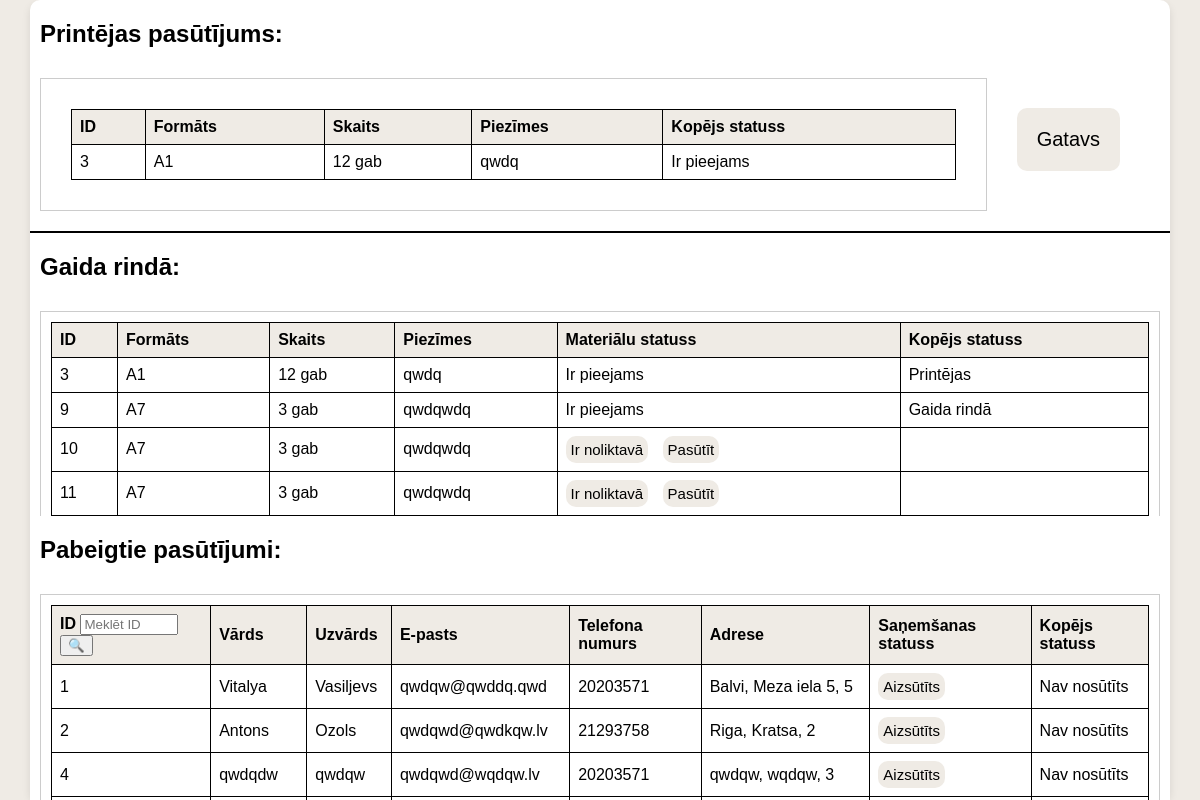
The app's page /adminmain with its own data.
### app/model.py (models this page shows, shortened)
class Pasutijums(db.Model):
    __tablename__ = 'pasutijums'
    id = db.Column(db.Integer, primary_key=True, autoincrement=True)  # Добавьте autoincrement=True
    vards = db.Column(db.String(50), nullable=False)
    uzvards = db.Column(db.String(50), nullable=False)
    TelefonaNumurs = db.Column(db.String(20), nullable=False)
    epasts = db.Column(db.String(120), nullable=False)
    PiegadesAdrese = db.Column(db.String(255), nullable=False)
    izmers = db.Column(db.String(50), nullable=False)
    daudzums = db.Column(db.Integer, nullable=False)
    komentari = db.Column(db.Text)
    materiala_statuss = db.Column(db.String(50))
    FailaAugšupielāde = db.Column(db.String(255))
    IzveidotsLaiks = db.Column(db.TIMESTAMP, default=db.func.current_timestamp())
    kopejais_statuss = db.Column(db.String(50))
    sanemsanas_statuss = db.Column(db.String(50))

### app/routes.py (the view)
@app.route('/adminmain')
def adminmain():
    all_orders = Pasutijums.query.filter(Pasutijums.materiala_statuss.isnot('Gaida piegādi')).all()
    available_order = (
        Pasutijums.query.filter_by(materiala_statuss='Ir pieejams').first()
    )
    wait_del = Pasutijums.query.filter_by(materiala_statuss='Gaida piegādi')
    return render_template(
        'adminmain.html',
        orders=all_orders,
        available_order=available_order,
        wait_del=wait_del,
    )

### app/templates/adminmain.html (shortened to what this page needs)
<!DOCTYPE html>
<html lang="en">
<head>
    <link rel="stylesheet" href="{{ url_for('static', filename='css/adminmain_css.css') }}">
</head>
</head>
<body>
<div class="container">
    <h2>Printējas pasūtījums:</h2>
    <div class="header">
        <div class="order1">
            <table>
                <thead>
                    <tr>
                        <th>ID</th>
                        <th>Formāts</th>
                        <th>Skaits</th>
                        <th>Piezīmes</th>
                        <th>Kopējs statuss</th>
                    </tr>
                </thead>
                <tbody>
                {% if available_order %}
                <tr>
                    <td>{{ available_order.id }}</td>
                    <td>{{ available_order.izmers }}</td>
                    <td>{{ available_order.daudzums }} gab</td>
                    <td>{{ available_order.komentari or "Nav piezīmju" }}</td>
                    <td>Ir pieejams</td>
                </tr>
                {% else %}
                <tr>
                    <td colspan="6">Nav pasūtījumu ar statusu "Ir pieejams".</td>
                </tr>
                {% endif %}
            </tbody>
            </table>
        </div>
        <button class="button" data-id="{{ available_order.id }}" onclick="nakamais_pasutijums(this)">Gatavs</button>
    </div>
    <div class="divider"></div>
    <h2>Gaida rindā: </h2>
    <div class="content">
        <div class="order">
            <table>
                <thead>
                    <tr>
                        <th>ID</th>
                        <th>Formāts</th>
                        <th>Skaits</th>
                        <th>Piezīmes</th>
                        <th>Materiālu statuss</th>
                        <th>Kopējs statuss</th>
                    </tr>
                </thead>
                <tbody>
                    {% for order in orders %}
                    <tr>
                        <td>{{ order.id }}</td>
                        <td>{{ order.izmers }}</td>
                        <td>{{ order.daudzums }} gab</td>
                        <td>{{ order.komentari or "Nav piezīmju" }}</td>
                        <td>
                            {% if order.materiala_statuss == 'Ir pieejams' %}
                            Ir pieejams
                            {% elif order.materiala_statuss == 'Pasūtīts' %}
                            Pasūtīts
                            <button class="button_mater" onclick="sanemts_f(this)">Saņemts</button>
                            {% else %}
                            <button class="button_mater" onclick="poga_pieejams(this)">Ir noliktavā</button>
                            <button class="button_mater" onclick="order(this)">Pasūtīt</button>
                            {% endif %}
                        </td>
                        <td id="kopejais_stat">
                            {% if order.id ==  available_order.id %}
                                Printējas
                            {% elif order.materiala_statuss == 'Ir pieejams' %}
                                Gaida rindā
                            {% elif order.materiala_statuss == 'Pasūtīts' %}
                                Gaida materiālu piegādi
                            {% endif %}
                        </td>
                    </tr>
                    {% endfor %}
                </tbody>
            </table>
        </div>
    </div>
    <h2>Pabeigtie pasūtījumi:</h2>
    <div class="content">
        <div class="order">
            <table id="completedOrdersTable">
                <thead>
                    <tr>
                        <th>ID
                            <input type="text" id="searchId" placeholder="Meklēt ID" style="width: 90px;">
                            <button onclick="filterById()">🔍</button>
                        </th>
                        <th>Vārds</th>
                        <th>Uzvārds</th>
                        <th>E-pasts</th>
                        <th>Telefona numurs</th>
                        <th>Adrese</th>
                        <th>Saņemšanas statuss</th>
                        <th>Kopējs statuss</th>
                    </tr>
                </thead>
                <tbody>
                    {% for wait_del in wait_del %}
                    <tr>
                        <td>{{ wait_del.id }}</td>
                        <td>{{ wait_del.vards }}</td>
                        <td>{{ wait_del.uzvards }}</td>
                        <td>{{ wait_del.epasts }}</td>
                        <td>{{ wait_del.TelefonaNumurs }}</td>
                        <td>{{ wait_del.PiegadesAdrese }}</td>
                        <td>
                            <button class="button_mater" onclick="aizsutits(this)">Aizsūtīts</button>
                        </td>
                        <td id="kopejais_stat">
                            {% if wait_del.sanemsanas_statuss == 'Aizsūtīts' %}
                            Gaida piegādi
                            {% elif wait_del.sanemsanas_statuss == 'Saņemts' %}
                            Pabeigts
                            {% else %}
                            Nav nosūtīts
                            {% endif %}
                        </td>
                    </tr>
                    {% endfor %}
                </tbody>
            </table>
        </div>
    </div>
</div>
</body>
</html>

### app/static/css/adminmain_css.css (style rules this page uses)
body { margin: 0; font-family: Arial, sans-serif; background-color: #efebe5; }
.container { display: flex; flex-direction: column; height: 100vh; width: 95%; margin:auto; box-shadow: 0 4px 8px rgba(0, 0, 0, 0.1); background-color: #ffffff; border-radius: 10px; }
.header { display: flex; justify-content: space-between; align-items: center; flex: 0 0 auto; padding: 10px; box-sizing: border-box; }
.divider { height: 2px; background-color: black; }
.content { flex: 1; overflow-y: auto; background-color: #ffffff; padding: 10px; box-sizing: border-box; }
.order { margin-bottom: 10px; border: 1px solid #ccc; padding: 10px; }
.order1 { margin-bottom: 10px; border: 1px solid #ccc; padding: 30px; width: 79%; }
.button { padding: 20px 20px; margin-bottom: 20px; margin-right: 40px; background-color: #efebe5; color: black; border: none; border-radius: 5px; cursor: pointer; font-size: 20px; border-radius: 10px; }
.button_mater { padding: 5px 5px; background-color: #efebe5; color: black; border: none; border-radius: 5px; cursor: pointer; font-size: 15px; border-radius: 10px; margin-right: 10px; }
table { width: 100%; border-collapse: collapse; }
th, td { border: 1px solid #000; padding: 8px; text-align: left; }
th { background-color: #efebe5; }
h2 { padding-left: 10px; }

### records on screen
Pasutijums: id "3", izmers "A1", daudzums "12", komentari "qwdq", materiala_statuss "Ir pieejams", shows "Printējas"
Pasutijums: id "9", izmers "A7", daudzums "3", komentari "qwdqwdq", materiala_statuss "Ir pieejams"
Pasutijums: id "10", izmers "A7", daudzums "3", komentari "qwdqwdq", shows "Ir noliktavā"
Pasutijums: id "11", izmers "A7", daudzums "3", komentari "qwdqwdq", shows "Ir noliktavā"
Pasutijums: id "1", vards "Vitalya", uzvards "Vasiljevs", epasts "qwdqw@qwddq.qwd", TelefonaNumurs "20203571", PiegadesAdrese "Balvi, Meza iela 5, 5", shows "Nav nosūtīts"
Pasutijums: id "2", vards "Antons", uzvards "Ozols", epasts "qwdqwd@qwdkqw.lv", TelefonaNumurs "21293758", PiegadesAdrese "Riga, Kratsa, 2", shows "Nav nosūtīts"
Pasutijums: id "4", vards "qwdqdw", uzvards "qwdqw", epasts "qwdqwd@wqdqw.lv", TelefonaNumurs "20203571", PiegadesAdrese "qwdqw, wqdqw, 3", shows "Nav nosūtīts"
